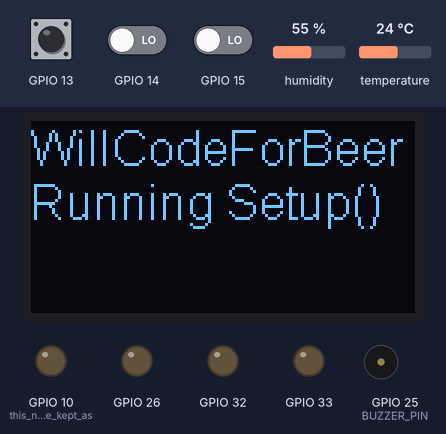
This sketch was run on a simulated ESP32. Shown: 128×64 one-colour display, output pins drawn as LEDs (lit = HIGH), buzzer (waves = sounding, pin HIGH). The test bench sets the inputs (shaded band); at power-on: GPIO 13 LOW, GPIO 14 LOW, GPIO 15 LOW, humidity 55 %, temperature 24 °C. WiFi joins after 1.5 s; servers stay silent unless stated; uploads are accepted with an empty reply; storage starts empty; what the sketch prints to the serial monitor is not drawn.

Above: at 30.1 s.
At 31.9 s:
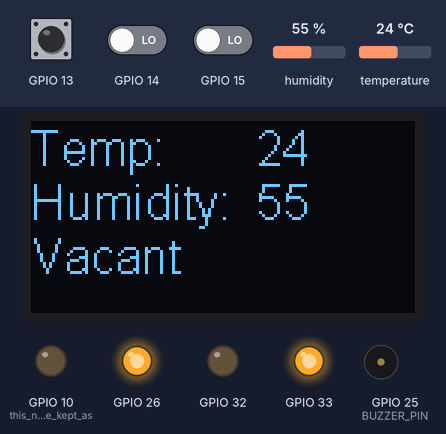
Timing chart, 0 to 33.4 s (numbered marks = the images above):
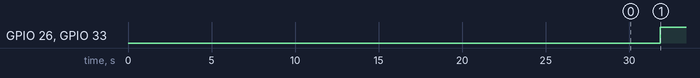

Measured:
- by itself, GPIO 26, GPIO 33: LOW → HIGH at 31.9 s
- what the display in image 0 shows lasts 1.8 s, from 30.1 s to 31.9 s

The sketch:

taskB.ino
```cpp
/*#include "Arduino.h"
#include "Thermometer.h"
#include "Humidity.h"
#include "LED.h"
#include <DHTesp.h>

#define DHTPIN 4 // the pin value for the DHT11 sensor
#define DHTTYPE DHT11

int potVal = 0; // Variable to store temperature value
int humVal = 0; // Variable to store the humidity value

Thermometer *thermometer = NULL;
Humidity *humidity = NULL;
DHTesp dht; // object to store the DHT11 sensor
TempAndHumidity tempHum; // the object to store the temperature and humidity values
LED *led = new LED(23, 22, 21); // the LED which shows the status of the sensors, pins 23,22,21

TemperatureStatus tempStatus; // object to store the temperature status
HumidityStatus humStatus; // object to store the humidity status

void setup() {
	thermometer = new Thermometer(DHTPIN, led);
	humidity = new Humidity(DHTPIN, led);

	Serial.begin(115200);
	dht.setup(DHTPIN, DHTesp::DHT11); // set up the DHT11 sensor
}

void loop() {

	// get the temperature and humidity readings from the DHT11 sensor
	tempHum = dht.getTempAndHumidity();

	// set LED colours for temp and humidity sensor
	tempStatus = thermometer->calculateStatus(tempHum.temperature, led);
	humStatus = humidity->calculateStatus(tempHum.humidity, led);

	led->setLEDColour(tempStatus, humStatus);
	delay(2000); // delay for 2 seconds - this is needed for the DHT11 sensor as a minimum
}
*/
```

Connect_WiFi.cpp
```cpp
#include "main/Connect_WiFi.h"
#include <WiFi.h>
#include <WiFiType.h>
#include <HardwareSerial.h>
#include <IPAddress.h>
#include "HTTPClient.h"
#include "sensors/Thermometer.h"
#include "sensors/Humidity.h"
#include <DHTesp.h>
#include <WString.h>

using namespace std;

Connect_WiFi::Connect_WiFi()
{
}

boolean Connect_WiFi::timeDiff(unsigned long start, int specifiedDelay)
{
	return (millis() - start >= specifiedDelay);
}

void Connect_WiFi::connectToHotspot()
{
	//WiFI
	Serial.print("Connecting to ");
	Serial.println(SSID);
	WiFi.begin(SSID, PASS);
	while (WiFi.status() != WL_CONNECTED)
	{
		delay(250);
		Serial.print(".");
	}
	Serial.print("Connected as :");
	Serial.println(WiFi.localIP());
}

/**
 * This will make a noise if last noise was less than 30 seconds ago
 */
void Connect_WiFi::writeToServer(TempAndHumidity tempHum)
{
	if (timeDiff(serverMillis, this->WRITE_TO_SERVER_DELAY))
	{
		serverMillis = millis();
		// url parameters
		String url = this->HOST;
		url.concat("?groupname=");
		url.concat(this->GROUPNAME);
		url.concat("&t=");
		url.concat(tempHum.temperature);
		url.concat("&h=");
		url.concat(tempHum.humidity);
		HTTPClient hClient;
		hClient.begin(url);
		const char *headers[] = {"Date"};
		hClient.collectHeaders(headers, 1);
		hClient.setTimeout(TIMEOUT);
		int retCode = hClient.GET();
		if (retCode > 0)
		{
			//a real HTTP code
			Serial.print("HTTP ");
			Serial.println(retCode);
			if (retCode == HTTP_CODE_OK)
			{
				Serial.println("------");
				Serial.println("Date = " + hClient.header("Date"));
				Serial.println("-------");

				date = hClient.header("Date");
			}
		}
		else
		{
			Serial.println("Error... ");
			Serial.println(HTTPClient::errorToString(retCode));
		}
	}
}
```

Connect_WiFi.h
```cpp
#ifndef Connect_WiFi_H_
#define Connect_WiFi_H_

#include <DHTesp.h>
#include <arduino.h>
#include "sensors/Thermometer.h"
#include "sensors/Humidity.h"


class Connect_WiFi {
    public:
    //WiFi
const char *SSID = "iPhone";
const char *PASS = "password";
const char *HOST = "http://willcodeforbeer12345.azurewebsites.net/";
const int TIMEOUT = 10000;
const String GROUPNAME = "WillCodeForBeer";
const int WRITE_TO_SERVER_DELAY = 30000; // delay for the status update, must be every 30 seconds
int serverMillis = 0;					 // time in millis since last written to server
String date;

    Connect_WiFi();

    void connectToHotspot();
    void writeToServer(TempAndHumidity tempHum);
    boolean timeDiff(unsigned long start, int specifiedDelay);
};
#endif
```

SDCard.cpp
```cpp
#include "SDCard.h"
#include <Arduino.h>
#include <DHTesp.h>
#include <HardwareSerial.h>
#include "FS.h"
#include "SD.h"
#include <SPI.h>
#include <Vector.h>
#include "enums/PIRStatus.h"

using namespace std;

String dateTime[6];
String localDate;
String wifiTime;
String logname; // the name of the file being written to


/*
 * CS	PIN 5
 * SCK	PIN 18
 * MOSI	PIN 23
 * MISO	PIN 19
 * VCC	PIN 5V
 * GND	PIN GND
 * PIN 10 needs to be empty
 */

SDCard::SDCard()
{
	// do nothing
}

/**
 * This method will get the month as a string (e.g. JAN, FEB, MAR) and convert it to the corresponding number
 */
String SDCard::formatMonth(String month)
{

	if (month.equalsIgnoreCase("Jan"))
	{
		return "01";
	}
	else if (month.equalsIgnoreCase("Feb"))
	{
		return "02";
	}
	else if (month.equalsIgnoreCase("Mar"))
	{
		return "03";
	}
	else if (month.equalsIgnoreCase("Apr"))
	{
		return "04";
	}
	else if (month.equalsIgnoreCase("May"))
	{
		return "05";
	}
	else if (month.equalsIgnoreCase("Jun"))
	{
		return "06";
	}
	else if (month.equalsIgnoreCase("Jul"))
	{
		return "07";
	}
	else if (month.equalsIgnoreCase("Aug"))
	{
		return "08";
	}
	else if (month.equalsIgnoreCase("Sep"))
	{
		return "09";
	}
	else if (month.equalsIgnoreCase("Oct"))
	{
		return "10";
	}
	else if (month.equalsIgnoreCase("Nov"))
	{
		return "11";
	}
	else if (month.equalsIgnoreCase("Dec"))
	{
		return "12";
	}
	return "01";
}

/**
 * This method will break the full date/time string into date and time variables
 */
void SDCard::formatDate(String date)
{
	String array[7];
	int i = 0;
	String word;
	for (char &c : date)
	{
		if (c == ' ' || c == ',')
		{
			array[i] = word;
			word = "";
			i++;
		}
		else
		{
			word.concat(c);
		}
	}

	// format the date and time
	String year = array[4];
	String month = array[3];
	month = formatMonth(month);
	String day = array[2];
	String localtime = array[5];

	// set the date
	localDate = (day + "-" + month + "-" + year);

	// set the time
	wifiTime = localtime;

	Serial.print("The date and time is: ");
	Serial.println(localDate + " " + wifiTime);

	// create file name for sd card
	logname = ("/" + localDate + ".txt");
	Serial.println("The file name for the SD card is: " + logname);
}


SDCard::SDCard(int CS_PIN, String date)
{
	Serial.begin(115200);

	Serial.println("Initializing SD card...");
	pinMode(10, OUTPUT); // this needs to be kept as an empty pin in order for the card to work!
	this->date = date;

	this->CS_PIN = CS_PIN;

	SD.begin(CS_PIN);
	if (!SD.begin(CS_PIN))
	{
		Serial.println("Card Mount Failed");
		return;
	}
	uint8_t cardType = SD.cardType();
	if (cardType == CARD_NONE)
	{
		Serial.println("No SD card attached");
		return;
	}
	if (!SD.begin(CS_PIN))
	{
		Serial.println("initialization failed!");
		return;
	}

	Serial.println("initialization done.");

	// this->logging.begin(); // start our vector

	formatDate(date);

	File myFile = SD.open(logname, FILE_WRITE);
}

boolean SDCard::timeDiff(unsigned long start, int specifiedDelay)
{
	return (millis() - start >= specifiedDelay);
}

/**
 * This method will write everything stored in our vector (logging) to the SD card and once done will
 * clear our logging from local volatile memory (our vetor)
 */
void SDCard::writeToSDCard(vector<String> logging)
{

	if (timeDiff(this->MILLIS, this->DELAY))
	{
		Serial.println("Writing to SD Card....");
		this->MILLIS = millis();
		File myFile;

		// opens the appropriate file
		myFile = SD.open(logname, FILE_APPEND);

		if (myFile)
		{
			// loop through our vector and write each line to the file
			for (const auto &e : logging)
			{
				myFile.print(localDate + " " + wifiTime + "		");
				myFile.println(e);
			}

			myFile.close(); // closes the file once writing is complete
			Serial.println("Write complete....");
			logging.clear(); // empty vector now as we have writting it all to our file
		}
		else
		{
			// if the file didn't open, print an error:
			Serial.println("Error opening file");
		}
	}
}
```

SDCard.h
```cpp
#ifndef SDCARD_H_
#define SDCARD_H_
#include <Vector.h>
#include <arduino.h>
#include "enums/PIRStatus.h"
#include "time.h"

using namespace std;

class SDCard
{
public:
    int CS_PIN;
    const int DELAY = 120000; // this is 2 minutes
    int MILLIS = 0; // seconds since last write
    // vector<String> logging; // where our readings will be stored
    String date;

    SDCard();
    SDCard(int CS_PIN, String date);
    void writeToSDCard(vector<String> logging);

private:
    boolean timeDiff(unsigned long start, int delay);
    String formatMonth(String date);
    void formatDate(String date);
};
#endif
```

ButtonState.h
```cpp
#ifndef BUTTONSTATE_H_
#define BUTTONSTATE_H_

enum ButtonState {
	ON, OFF
};

#endif
```

BuzzerStatus.h
```cpp
#ifndef BUZZERSTATUS_H_
#define BUZZERSTATUS_H_

enum class BuzzerStatus {
	AMBER, RED, NONE
};

#endif
```

HumidityStatus.h
```cpp
#ifndef HUMIDITYSTATUS_H_
#define HUMIDITYSTATUS_H_

enum class HumidityStatus {
	GREEN, AMBER, RED
};

#endif
```

PIRStatus.h
```cpp
#ifndef PIRSTATUS_H_
#define PIRSTATUS_H_

enum class PIRStatus {
	OCCUPIED, VACANT
};

#endif
```

TemperatureStatus.h
```cpp
#ifndef TEMPERATURESTATUS_H_
#define TEMPERATURESTATUS_H_

enum class TemperatureStatus{
	GREEN, AMBER, RED
};

#endif
```

Button.cpp
```cpp
#include "Button.h"
#include <../src/main/enums/ButtonState.h>

Button::Button(){};

Button::Button(int PUSH_BUTTON_PIN, int BOUNCE_DELAY_MS, ButtonState bouncedState, ButtonState debouncedState, long buttonLastChange) {
    this->PUSH_BUTTON_PIN = PUSH_BUTTON_PIN;
    this->BOUNCE_DELAY_MS = BOUNCE_DELAY_MS;
    this->bouncedState = bouncedState;
    this->debouncedState = debouncedState;
    this->buttonLastChange = buttonLastChange;
    pinMode(this->PUSH_BUTTON_PIN, INPUT);
}

boolean Button::timeDifference(unsigned long start, int specifiedDelay)
{
	return (millis() - start >= specifiedDelay);
}

/**
 * This method will retrieve the state of the button,
 * ensuring the button is held down for ~1 second.
 */
ButtonState Button::getButtonState() {
	ButtonState now = OFF;
	if (digitalRead(this->PUSH_BUTTON_PIN)) {
		now = ON;
	}

	if (now != bouncedState) {
		buttonLastChange = millis();
		bouncedState = now;
	}

	if (timeDifference(this->buttonLastChange, this->BOUNCE_DELAY_MS)) {
		debouncedState = now;
	}
	return debouncedState;
}
```

Button.h
```cpp
#ifndef BUTTON_H_
#define BUTTON_H_

#include <arduino.h>
#include <../src/main/enums/ButtonState.h>

class Button {
public:

    int PUSH_BUTTON_PIN = 14;		// Push button pin
    ButtonState outputButtonCurrent;	// The current state of the button
    int BOUNCE_DELAY_MS = 1000;	// Delays the button reading by 1 second for debouncing.
    ButtonState debouncedState = OFF;	// The debounced state of the button, defaults to off.
    ButtonState bouncedState = OFF;		// The bounced state of the button, defaults to off.
    long buttonLastChange;				// The duration since the last change in state of the button.

    Button();
    Button(int PUSH_BUTTON_PIN, int BOUNCE_DELAY_MS, ButtonState bouncedState, ButtonState debouncedState, long buttonLastChange);

    ButtonState getButtonState();

private:
    boolean timeDifference(unsigned long start, int delay);

};
#endif
```

Buzzer.cpp
```cpp
#include "BUZZER.h"
#include "LED.h"

BUZZER::BUZZER() {
	//taskG setup
	ledcSetup(channel, freq, resolution);
	ledcAttachPin(BUZZER_PIN, channel);
}

BUZZER::BUZZER(PIR *pir)
{
	//taskG setup
	ledcSetup(channel, freq, resolution);
	ledcAttachPin(BUZZER_PIN, channel);
	this->pir = pir;
	this->buzzerStatus = BuzzerStatus::NONE;
	this->buzzerSnooze = false;
}

boolean BUZZER::timeDiff(unsigned long start, int specifiedDelay){
    return (millis() - start >= specifiedDelay);
}

void BUZZER::buzz() {
	ledcWrite(channel, dutyCycle);
	delay(1000);
	ledcWrite(channel, 0);
	this->buzzerSnooze = false;
}

/**
 * This will make a noise if last noise was less than 30 seconds ago
 */
void BUZZER::audibleAmberAlert() {
	if (timeDiff(this->alertMillis, AMBER_ALERT_SOUND_DELAY)) {
		this->alertMillis = millis();
		Serial.println("Amber buzz");
		this->buzzerStatus = BuzzerStatus::AMBER;
		buzz();
	}
}

/**
 * This will make a noise if last noise was less than 5 seconds ago
 */
void BUZZER::audibleRedAlert() {
	if (timeDiff(this->alertMillis, RED_ALERT_SOUND_DELAY)) {
		alertMillis = millis();
		Serial.println("Red buzz");
		this->buzzerStatus = BuzzerStatus::RED;
		buzz();
	}
}

/**
 * Check if it should call method to make noise
 */
void BUZZER::whichAlertToMake(TemperatureStatus tempStatus, HumidityStatus humStatus, bool buzzerSnooze)
{
	if (pir->getPIRStatus() == "OCCUPIED" && buzzerSnooze == false) {
		if (tempStatus == TemperatureStatus::RED || humStatus == HumidityStatus::RED) {
			this->buzzerStatus = BuzzerStatus::RED;
			audibleRedAlert();
		} else if (tempStatus == TemperatureStatus::AMBER || humStatus == HumidityStatus::AMBER) {
			audibleAmberAlert();
			this->buzzerStatus = BuzzerStatus::AMBER;
		} else {
			this->buzzerStatus = BuzzerStatus::NONE;
		}
	} else if(buzzerSnooze == false){
		// building is vacant
		this->buzzerStatus = BuzzerStatus::NONE;
	}
	ledcWrite(channel, 0);
}

String BUZZER::getBuzzerStatus()
{
	if (buzzerStatus == BuzzerStatus::AMBER)
	{
		return "Amber Buzz";
	}
	if (buzzerStatus == BuzzerStatus::RED)
	{
		return "Red Buzz";
	}
	return "No Buzz";
}

String BUZZER::getBuzzerSnooze()
{
	if (buzzerSnooze)
	{
		return "Yes";
	}
	else
	{
		return "No";
	}
}
```

Buzzer.h
```cpp
#ifndef BUZZER_H_
#define BUZZER_H_

#include <arduino.h>
#include "PIR.h"
#include "../enums/TemperatureStatus.h"
#include "../enums/HumidityStatus.h"
#include "../enums/BuzzerStatus.h"

class BUZZER {
    public:
    const int BUZZER_PIN = 25; //Buzzer pin
    const int AMBER_ALERT_SOUND_DELAY = 30000; //Audible alert every 30 secs for amber alert
    const int RED_ALERT_SOUND_DELAY = 5000; // Audible alert every 5 secs for red alert
    int alertMillis = 0; // time in millis since last sound
    const int freq = 2000; //buzzer set up. Doesnt need to change
    const int channel = 3; //buzzer set up. Set to 3 becasue 0,1 & 2 used by LED
    const int resolution = 8; //buzzer set up. Doesnt need to change
    const int dutyCycle = 128; //buzzer 128 means noise. Set to 0 for silence
    PIR *pir;
    BuzzerStatus buzzerStatus;
    bool buzzerSnooze;

    BUZZER();
    BUZZER(PIR *pir);

    void buzz();
    boolean timeDiff(unsigned long start, int specifiedDelay);
    void audibleAmberAlert();
    void audibleRedAlert();
    void whichAlertToMake(TemperatureStatus tempStatus, HumidityStatus humStatus, bool buzzerSnooze);
    String getBuzzerStatus();
    String getBuzzerSnooze();
};
#endif
```

Humidity.cpp
```cpp
#include "Humidity.h"
#include "LED.h"
#include <Arduino.h>
#include <DHTesp.h>

Humidity::Humidity()
{
	// do nothing
}

Humidity::Humidity(int potPin, LED *led)
{
	this->potPin = potPin;
	pinMode(this->potPin, INPUT);
	this->potVal = 0;

	this->led = led;
}

HumidityStatus Humidity::calculateStatus(double potVal, LED *led)
{
	led->lastHumStatus = led->currentHumStatus;

	if (potVal >= 34 && potVal <= 60)
	{ // Humidity is between 34% and 60% - GREEN
		led->currentHumStatus = HumidityStatus::GREEN;
		if (led->humStatusHasChanged())
		{
			Serial.println("Humidity status has changed - status is now green!");
		}
		return HumidityStatus::GREEN;
	}
	else if (potVal >= 25 && potVal <= 75)
	{ // Humidity is between 25% and 75% - YELLOW
		led->currentHumStatus = HumidityStatus::AMBER;

		if (led->humStatusHasChanged())
		{
			Serial.println("Humidity status has changed - status is now amber!");
		}
		return HumidityStatus::AMBER;
	}
	else
	{ // Humidity is in RED level
		led->currentHumStatus = HumidityStatus::RED;

		if (led->humStatusHasChanged())
		{
			Serial.println("Humidity status has changed - status is now red!");
		}
		return HumidityStatus::RED;
	}
}

/**
 * This method will return the current Humidity status as a string
 */
String Humidity::getHumStatus(HumidityStatus humStatus)
{
	if (humStatus == HumidityStatus::GREEN)
	{
		return "GREEN";
	}
	else if (humStatus == HumidityStatus::AMBER)
	{
		return "AMBER";
	}
	else
	{
		return "RED";
	}
}
```

Humidity.h
```cpp
#ifndef HUMIDITY_H_
#define HUMIDITY_H_

#include <arduino.h>
#include "LED.h"
#include "../enums/HumidityStatus.h"

class Humidity
{
public:
	double potVal = 0;
	int potPin = 4;
	LED *led;

	Humidity();
	Humidity(int potPin, LED *led);
	HumidityStatus calculateStatus(double potVal, LED *led);
	String getHumStatus(HumidityStatus humStatus);
};
#endif
```

LED.cpp
```cpp
#include <Arduino.h>
#include "LED.h"

LED::LED()
{
	// do nothing
}
// Setting PWM frequency, channels and bit resolution
const int freq = 5000;
const int redChannel = 0;
const int greenChannel = 1;
const int blueChannel = 2;
// Bit resolution 2^8 = 256
const int resolution = 8;

LED::LED(int redPin, int greenPin, int bluePin)
{
	this->redPin = redPin;
	this->greenPin = greenPin;
	this->bluePin = bluePin;

	pinMode(this->redPin, OUTPUT);
	pinMode(this->greenPin, OUTPUT);
	pinMode(this->bluePin, OUTPUT);

	ledcSetup(redChannel, freq, resolution);
	ledcSetup(greenChannel, freq, resolution);
	ledcSetup(blueChannel, freq, resolution);

	// attach the channel to the GPIO to be controlled
	ledcAttachPin(redPin, redChannel);
	ledcAttachPin(greenPin, greenChannel);
	ledcAttachPin(bluePin, blueChannel);

	// set the LED colour and temp and hum statuses for setup
	currentColour = LEDColour::GREEN;
	lastColour = currentColour;
	currentTempStatus = TemperatureStatus::GREEN;
	lastTempStatus = currentTempStatus;
	currentHumStatus = HumidityStatus::GREEN;
	lastHumStatus = currentHumStatus;

	greenVal = 0;
	redVal = 0;
	blueVal = 0;
}

void LED::setLEDColour(TemperatureStatus tempStatus, HumidityStatus humStatus)
{

	if (tempStatus == TemperatureStatus::RED || humStatus == HumidityStatus::RED)
	{
		currentColour = LEDColour::RED;
		setColour(255, 0, 0); // set LED to red
	}
	else if (tempStatus == TemperatureStatus::AMBER || humStatus == HumidityStatus::AMBER)
	{
		currentColour = LEDColour::YELLOW;
		setColour(255, 255, 0); // set LED to amber
	}
	else if(tempStatus == TemperatureStatus::GREEN || humStatus == HumidityStatus::GREEN)
	{
		currentColour = LEDColour::GREEN;
		setColour(0, 255, 0); // set LED to green
	}
}

void LED::setColour(int redVal, int greenVal, int blueVal)
{
	ledcWrite(redChannel, redVal);
	ledcWrite(greenChannel, greenVal);
	ledcWrite(blueChannel, blueVal);

	lastColour = currentColour;

}

boolean LED::tempStatusHasChanged()
{
	return lastTempStatus != currentTempStatus;
}

boolean LED::humStatusHasChanged()
{
	return lastHumStatus != currentHumStatus;
}
```

Source omitted: main.cpp (10393 bytes), LED.h (847 bytes), PIR.cpp (1974 bytes), PIR.h (682 bytes), Thermometer.cpp (1564 bytes), Thermometer.h (383 bytes), taskD.ino (2135 bytes)
